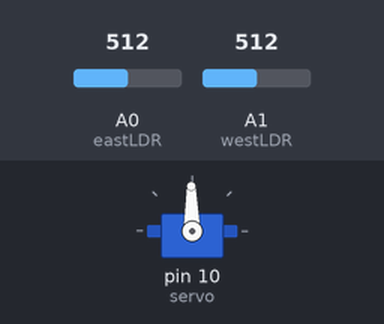
The sketch below on a simulated Arduino Uno, built with avr-gcc and run on an emulated ATmega328P. Shown: servo. The test bench sets the inputs (shaded band); at power-on: A0 (eastLDR) = 512, A1 (westLDR) = 512.

Above: at 0.05 s.
At 1.55 s:
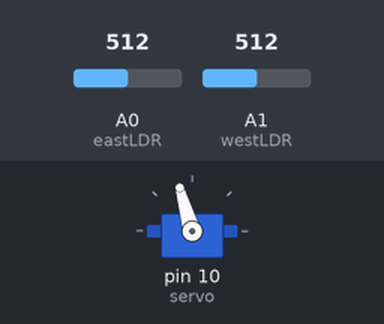
At 3.05 s:
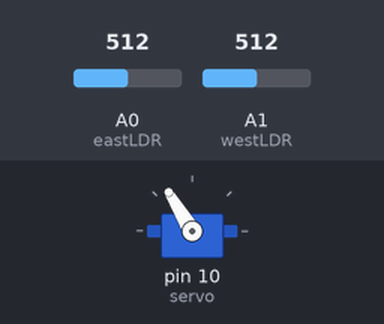
At 6.1 s:
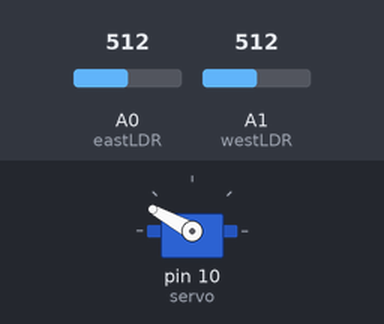
Timing chart, 0 to 7.6 s (numbered marks = the images above):
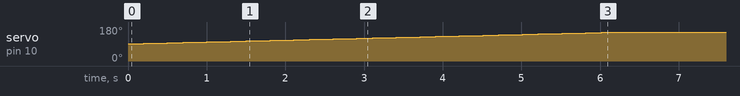

The sketch:

SolarTracker.ino
```cpp
#include <Servo.h>

Servo servo ;
int eastLDR = 0;
int westLDR = 1;
int east = 0;
int west = 0;
int error = 0;
int servoposition = 90;
int calibration = 600;


void setup()

{

  servo.attach(10);

}

void loop()

{

  east = calibration + analogRead(eastLDR);

  west = analogRead(westLDR);

  if (east < 350 && west < 350)

  {

    while (servoposition <= 150)

    {

      servoposition++;

      servo.write(servoposition);

      delay(100);

    }

  }

  error = east - west;

  if (error > 15)

  {

    if (servoposition <= 150)

    {

      servoposition++;

      servo.write(servoposition);

    }

  }

  else if (error < -15)

  {

    if (servoposition > 20)

    {

      servoposition--;

      servo.write(servoposition);

    }

  }

  delay(100);

}
```

Measured:
- by itself, servo on pin 10 (servo): moves from 91° to 151° over 5.9 s
